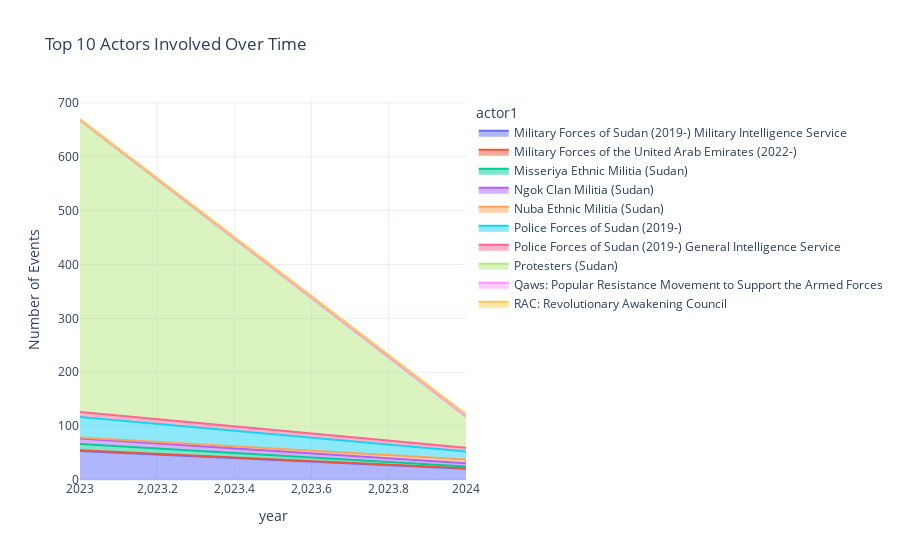

Notebook code for this chart:
### Code cell
import plotly.express as px

# Group data by actor and date, count occurrences for top 10 actors
actor_trends = sudan_conflict_data.groupby(['year', 'actor1']).size().reset_index(name='count')
top_actors = actor_trends['actor1'].value_counts().head(10).index
actor_trends = actor_trends[actor_trends['actor1'].isin(top_actors)]

# Create stacked area plot
fig_actors = px.area(actor_trends, 
                     x='year', 
                     y='count', 
                     color='actor1',
                     title='Top 10 Actors Involved Over Time',
                     labels={'count': 'Number of Events', 'event_date': 'Date'},
                     template='plotly_white')

# Show interactive plot
fig_actors.show()

### Figure 1 — Plotly figure (JSON) as saved in the notebook; plotly's stock layout.template omitted (floating-point values rounded to 4 significant figures)
{"data": [{"fillpattern": {"shape": ""}, "hovertemplate": "actor1=Military Forces of Sudan (2019-) Military Intelligence Service<br>year=%{x}<br>Number of Events=%{y}<extra></extra>", "legendgroup": "Military Forces of Sudan (2019-) Military Intelligence Service", "line": {"color": "#636efa"}, "marker": {"symbol": "circle"}, "mode": "lines", "name": "Military Forces of Sudan (2019-) Military Intelligence Service", "orientation": "v", "showlegend": true, "stackgroup": "1", "type": "scatter", "x": [2023, 2024], "xaxis": "x", "y": [54, 21], "yaxis": "y"}, {"fillpattern": {"shape": ""}, "hovertemplate": "actor1=Military Forces of the United Arab Emirates (2022-)<br>year=%{x}<br>Number of Events=%{y}<extra></extra>", "legendgroup": "Military Forces of the United Arab Emirates (2022-)", "line": {"color": "#EF553B"}, "marker": {"symbol": "circle"}, "mode": "lines", "name": "Military Forces of the United Arab Emirates (2022-)", "orientation": "v", "showlegend": true, "stackgroup": "1", "type": "scatter", "x": [2023, 2024], "xaxis": "x", "y": [1, 1], "yaxis": "y"}, {"fillpattern": {"shape": ""}, "hovertemplate": "actor1=Misseriya Ethnic Militia (Sudan)<br>year=%{x}<br>Number of Events=%{y}<extra></extra>", "legendgroup": "Misseriya Ethnic Militia (Sudan)", "line": {"color": "#00cc96"}, "marker": {"symbol": "circle"}, "mode": "lines", "name": "Misseriya Ethnic Militia (Sudan)", "orientation": "v", "showlegend": true, "stackgroup": "1", "type": "scatter", "x": [2023, 2024], "xaxis": "x", "y": [12, 3], "yaxis": "y"}, {"fillpattern": {"shape": ""}, "hovertemplate": "actor1=Ngok Clan Militia (Sudan)<br>year=%{x}<br>Number of Events=%{y}<extra></extra>", "legendgroup": "Ngok Clan Militia (Sudan)", "line": {"color": "#ab63fa"}, "marker": {"symbol": "circle"}, "mode": "lines", "name": "Ngok Clan Militia (Sudan)", "orientation": "v", "showlegend": true, "stackgroup": "1", "type": "scatter", "x": [2023, 2024], "xaxis": "x", "y": [10, 6], "yaxis": "y"}, {"fillpattern": {"shape": ""}, "hovertemplate": "actor1=Nuba Ethnic Militia (Sudan)<br>year=%{x}<br>Number of Events=%{y}<extra></extra>", "legendgroup": "Nuba Ethnic Militia (Sudan)", "line": {"color": "#FFA15A"}, "marker": {"symbol": "circle"}, "mode": "lines", "name": "Nuba Ethnic Militia (Sudan)", "orientation": "v", "showlegend": true, "stackgroup": "1", "type": "scatter", "x": [2023, 2024], "xaxis": "x", "y": [2, 7], "yaxis": "y"}, {"fillpattern": {"shape": ""}, "hovertemplate": "actor1=Police Forces of Sudan (2019-)<br>year=%{x}<br>Number of Events=%{y}<extra></extra>", "legendgroup": "Police Forces of Sudan (2019-)", "line": {"color": "#19d3f3"}, "marker": {"symbol": "circle"}, "mode": "lines", "name": "Police Forces of Sudan (2019-)", "orientation": "v", "showlegend": true, "stackgroup": "1", "type": "scatter", "x": [2023, 2024], "xaxis": "x", "y": [38, 15], "yaxis": "y"}, {"fillpattern": {"shape": ""}, "hovertemplate": "actor1=Police Forces of Sudan (2019-) General Intelligence Service<br>year=%{x}<br>Number of Events=%{y}<extra></extra>", "legendgroup": "Police Forces of Sudan (2019-) General Intelligence Service", "line": {"color": "#FF6692"}, "marker": {"symbol": "circle"}, "mode": "lines", "name": "Police Forces of Sudan (2019-) General Intelligence Service", "orientation": "v", "showlegend": true, "stackgroup": "1", "type": "scatter", "x": [2023, 2024], "xaxis": "x", "y": [9, 7], "yaxis": "y"}, {"fillpattern": {"shape": ""}, "hovertemplate": "actor1=Protesters (Sudan)<br>year=%{x}<br>Number of Events=%{y}<extra></extra>", "legendgroup": "Protesters (Sudan)", "line": {"color": "#B6E880"}, "marker": {"symbol": "circle"}, "mode": "lines", "name": "Protesters (Sudan)", "orientation": "v", "showlegend": true, "stackgroup": "1", "type": "scatter", "x": [2023, 2024], "xaxis": "x", "y": [541, 57], "yaxis": "y"}, {"fillpattern": {"shape": ""}, "hovertemplate": "actor1=Qaws: Popular Resistance Movement to Support the Armed Forces<br>year=%{x}<br>Number of Events=%{y}<extra></extra>", "legendgroup": "Qaws: Popular Resistance Movement to Support the Armed Forces", "line": {"color": "#FF97FF"}, "marker": {"symbol": "circle"}, "mode": "lines", "name": "Qaws: Popular Resistance Movement to Support the Armed Forces", "orientation": "v", "showlegend": true, "stackgroup": "1", "type": "scatter", "x": [2023, 2024], "xaxis": "x", "y": [1, 1], "yaxis": "y"}, {"fillpattern": {"shape": ""}, "hovertemplate": "actor1=RAC: Revolutionary Awakening Council<br>year=%{x}<br>Number of Events=%{y}<extra></extra>", "legendgroup": "RAC: Revolutionary Awakening Council", "line": {"color": "#FECB52"}, "marker": {"symbol": "circle"}, "mode": "lines", "name": "RAC: Revolutionary Awakening Council", "orientation": "v", "showlegend": true, "stackgroup": "1", "type": "scatter", "x": [2023, 2024], "xaxis": "x", "y": [2, 4], "yaxis": "y"}], "layout": {"legend": {"title": {"text": "actor1"}, "tracegroupgap": 0}, "title": {"text": "Top 10 Actors Involved Over Time"}, "xaxis": {"anchor": "y", "domain": [0, 1], "title": {"text": "year"}}, "yaxis": {"anchor": "x", "domain": [0, 1], "title": {"text": "Number of Events"}}}}
